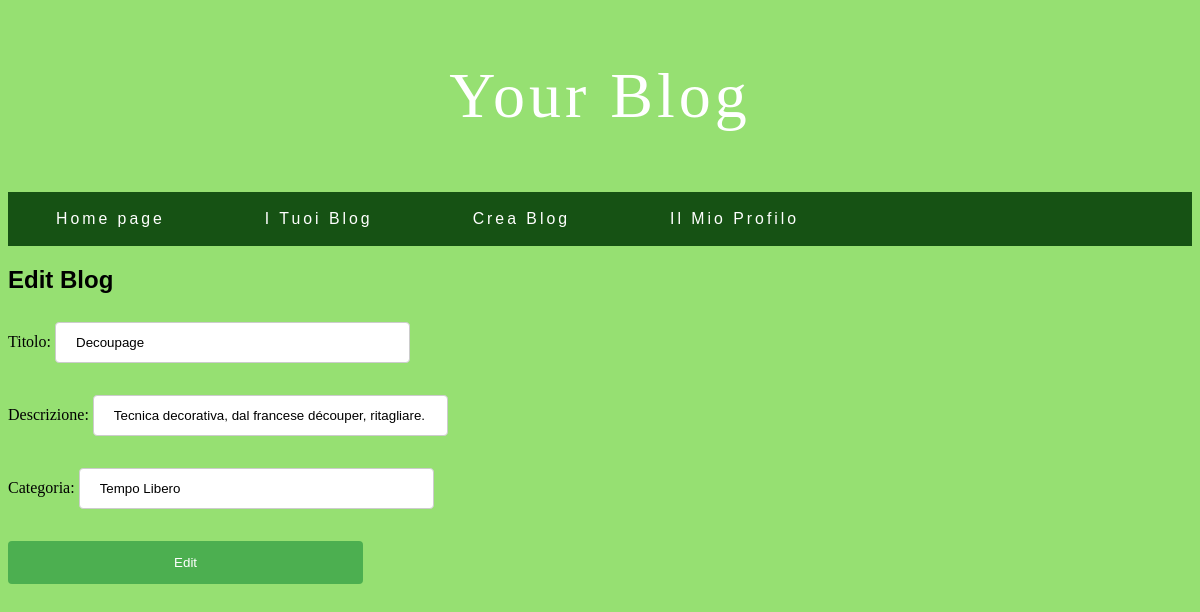
/YOURBLOG/edit_blog.php?id=153 (signed in), run on the app's committed database.
### tables this page shows
CREATE TABLE `Blog` (
  `id_blog` int(11) NOT NULL,
  `titolo` varchar(40) NOT NULL,
  `descrizione` varchar(60) NOT NULL,
  `categoria` int(11) NOT NULL,
  `immagine` varchar(80) NOT NULL,
  `autore` int(11) NOT NULL,
  `data_blog` datetime NOT NULL
);

CREATE TABLE `Categoria` (
  `id_categoria` int(11) NOT NULL,
  `nomeC` varchar(80) NOT NULL
);

### YOURBLOG/edit_blog.php (the view, shortened to what this page needs)
<!DOCTYPE html>
<html lang="it">
<head>
	<link rel="stylesheet" href="style_index.css" />
</head>
<body>
	<header>
		<?php include('header.php'); ?>
	</header>
	<div class ="main">
		<?php
		if((isset($_GET['id'])) && (is_numeric($_GET['id']))) {
			$id = htmlspecialchars($_GET['id'], ENT_QUOTES);
		} elseif((isset($_POST['id'])) && (is_numeric($_POST['id']))) {
			$id = htmlspecialchars($_POST['id'], ENT_QUOTES);
		} else {
			echo '<p class="error">ID non valido.</p>';
			exit();
		}
require('connect.php');
$query1 = "SELECT id_utente FROM Utente, Blog WHERE id_blog='" .$id. "' and Blog.autore = Utente.id_utente ";
$query2 = "SELECT * FROM Collaboratore, Utente, Blog WHERE Collaboratore.blog = Blog.id_blog AND Collaboratore.utente = Utente.id_utente and Collaboratore.blog = ".$id."";
$result1 = mysqli_query($mysqli, $query1);
$result2 = mysqli_query($mysqli, $query2);
$row1 = mysqli_fetch_array($result1, MYSQLI_ASSOC);
$row2 = mysqli_fetch_array($result2, MYSQLI_ASSOC);
if (($_SESSION["id_utente"] == $row1["id_utente"]) || ($_SESSION["id_utente"] == $row2["utente"] && $row2["blog"] == $id)) {
		$q = mysqli_stmt_init($mysqli);
		$query = "SELECT titolo, descrizione, nomeC FROM Blog, Categoria WHERE id_blog=? and Blog.categoria = Categoria.id_categoria ";
		mysqli_stmt_prepare($q, $query);
		mysqli_stmt_bind_param($q, 'i', $id);
		mysqli_stmt_execute($q);
		$result = mysqli_stmt_get_result($q);
		$row = mysqli_fetch_array($result, MYSQLI_NUM);
		if(mysqli_num_rows($result) == 1) {
		?>
		<h2 class="h2 text-center"> Edit Blog </h2>
		<form name = "editform" id="editform" method = "post" action = "" accept-charset = "utf-8">
			<label> Titolo:
				<input name = "titolo" type = "text" minlength= "4" value="<?php echo htmlspecialchars($row[0], ENT_QUOTES); ?>" >
			</label>
			<p>
				<label> Descrizione:
					<input type = "text" name = "descrizione" minlength = "4" value="<?php echo htmlspecialchars($row[1], ENT_QUOTES); ?>">  </input>
				</label>
			</p>
			<p>
				<label> Categoria:
					<input type = "text" name = "categoria" minlength = "2" value="<?php echo htmlspecialchars($row[2], ENT_QUOTES); ?>">
				</label>
			</p>
			<p>
				<input name = "invia" type = "submit" value = "Edit" />
			</p>
		</form>
		<?php
		} else {
			echo '<p class="text-center">Errore con la form.</p>';
		}
	} else {
		echo "<p style = 'color:red'>Non puoi modificare Blog non creati da te.</p>";
		echo '<a href="edit_blog.php?id='.$id.'> Torna indietro </a>';
		exit();
	}
   		?>
	</div>
</body>
</html>

### YOURBLOG/style_index.css (style rules this page uses)
body,html { background-color: #96E072; }
h2 { font-family: 'Noto Sans TC', sans-serif; }
input[type=text],input[type=password] { width: 30%; padding: 12px 20px; margin: 8px 0; display: inline-block; border: 1px solid #ccc; border-radius: 4px; box-sizing: border-box; }
input[type=submit] { width: 30%; background-color: #4CAF50; color: white; padding: 14px 20px; margin: 8px 0; border: none; border-radius: 4px; cursor: pointer; }

### data on the page
blog: titolo "Decoupage", descrizione "Tecnica decorativa, dal francese découper, ritagliare.", categoria "Tempo Libero"
